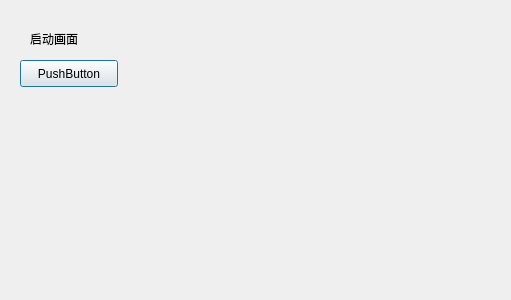
<?xml version="1.0" encoding="UTF-8"?>
<ui version="4.0">
 <class>Dialog</class>
 <widget class="QDialog" name="Dialog">
  <property name="geometry">
   <rect>
    <x>0</x>
    <y>0</y>
    <width>511</width>
    <height>300</height>
   </rect>
  </property>
  <property name="windowTitle">
   <string>Dialog</string>
  </property>
  <widget class="QLabel" name="label">
   <property name="geometry">
    <rect>
     <x>30</x>
     <y>30</y>
     <width>66</width>
     <height>17</height>
    </rect>
   </property>
   <property name="text">
    <string>启动画面</string>
   </property>
  </widget>
  <widget class="QPushButton" name="pushButtonDemo">
   <property name="geometry">
    <rect>
     <x>20</x>
     <y>60</y>
     <width>98</width>
     <height>27</height>
    </rect>
   </property>
   <property name="text">
    <string>PushButton</string>
   </property>
  </widget>
 </widget>
 <resources/>
 <connections/>
</ui>
